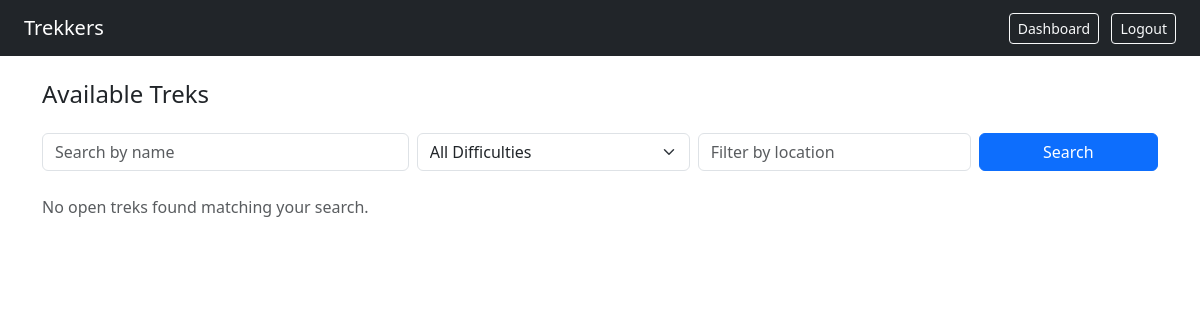
Page /user/treks (signed in) on the earlier database version.
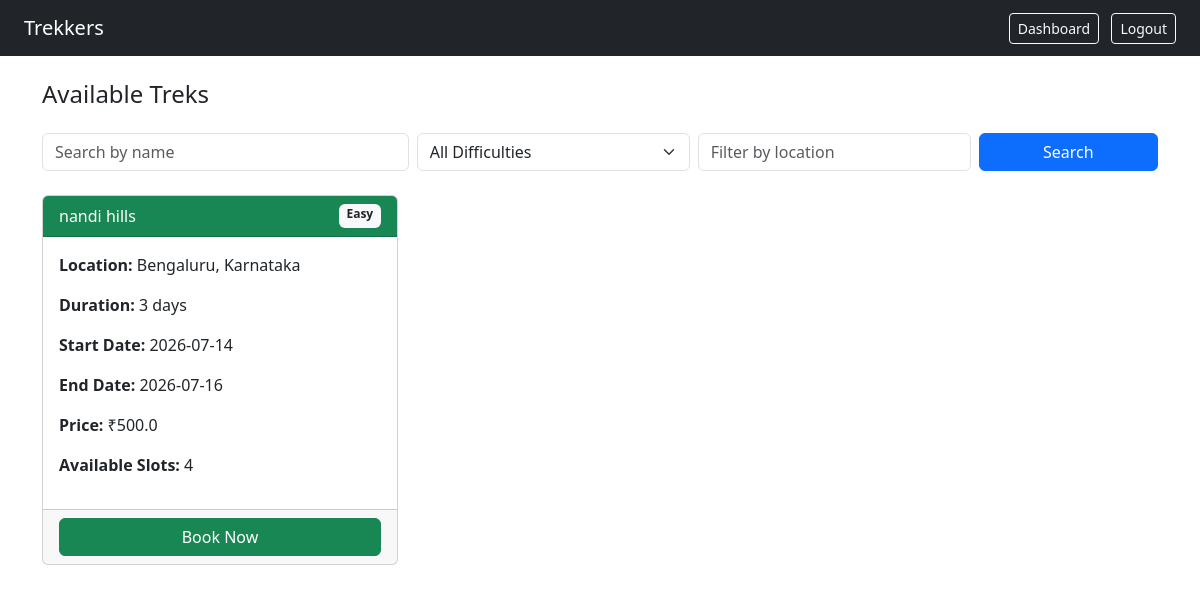
Same page on the later database version.
### models.py (models this page shows)
class Trek(db.Model):
    id = db.Column(db.Integer, primary_key=True)
    name = db.Column(db.String(50), nullable=False)
    location = db.Column(db.String(100), nullable=False)
    difficulty = db.Column(db.String(50), nullable=False)
    duration = db.Column(db.String(50), nullable=False)
    total_slots = db.Column(db.Integer, nullable=False)
    available_slots = db.Column(db.Integer, nullable=False)
    assigned_staffid = db.Column(db.Integer, db.ForeignKey('user.id'), nullable=True)
    start_date = db.Column(db.Date, nullable=False)
    end_date = db.Column(db.Date, nullable=False)
    status = db.Column(db.String(50), nullable=False)
    price = db.Column(db.Float, nullable=False)
    bookings = db.relationship('Booking', backref='trek', lazy=True)

### routes.py (the view)
@app.route('/user/treks')
@login_required
def user_treks():
    if current_user.role != 'trekker':
        flash('Access Denied')
        return redirect(url_for('login'))
    difficulty = request.args.get('difficulty','')
    location = request.args.get('location', '')
    search = request.args.get('search', '')
    query = Trek.query.filter_by(status='Open')
    if difficulty:
        query = query.filter_by(difficulty=difficulty)
    if location:
        query = query.filter(Trek.location.ilike(f'%{location}%'))
    if search:
        query = query.filter(Trek.name.ilike(f'%{search}%'))
    treks = query.all()
    return render_template('user_treks.html',
        treks=treks,
        difficulty=difficulty,
        location=location,
        search=search
    )

### routes.py (called while the page is built)
@login_manager.user_loader
def load_user(user_id):
    return User.query.get(int(user_id))

### templates/user_treks.html (shortened to what this page needs)
<!DOCTYPE html>
<html>
<head>
    <link rel="stylesheet" href="https://cdn.jsdelivr.net/npm/bootstrap@5.3.0/dist/css/bootstrap.min.css">
</head>
<body>
<nav class="navbar navbar-dark bg-dark px-4">
    <span class="navbar-brand">Trekkers</span>
    <div>
        <a href="/user/dashboard" class="btn btn-outline-light btn-sm me-2">Dashboard</a>
        <a href="/logout" class="btn btn-outline-light btn-sm">Logout</a>
    </div>
</nav>
<div class="container mt-4">
    <h4>Available Treks</h4>
    <form method="GET" class="row g-2 mt-3 mb-4">
        <div class="col-md-4">
            <input type="text" name="search" class="form-control"
                placeholder="Search by name" value="{{ search }}">
        </div>
        <div class="col-md-3">
            <select name="difficulty" class="form-select">
                <option value="">All Difficulties</option>
            </select>
        </div>
        <div class="col-md-3">
            <input type="text" name="location" class="form-control"
                placeholder="Filter by location" value="{{ location }}">
        </div>
        <div class="col-md-2">
            <button type="submit" class="btn btn-primary w-100">Search</button>
        </div>
    </form>
    {% if treks %}
    <div class="row">
        {% for trek in treks %}
        <div class="col-md-4 mb-4">
            <div class="card h-100">
                <div class="card-header bg-success text-white d-flex justify-content-between">
                    <span>{{ trek.name }}</span>
                    <span class="badge bg-light text-dark">{{ trek.difficulty }}</span>
                </div>
                <div class="card-body">
                    <p><strong>Location:</strong> {{ trek.location }}</p>
                    <p><strong>Duration:</strong> {{ trek.duration }} days</p>
                    <p><strong>Start Date:</strong> {{ trek.start_date }}</p>
                    <p><strong>End Date:</strong> {{ trek.end_date }}</p>
                    <p><strong>Price:</strong> ₹{{ trek.price }}</p>
                    <p><strong>Available Slots:</strong> {{ trek.available_slots }}</p>
                </div>
                <div class="card-footer">
                    <a href="/user/trek/{{ trek.id }}/book" class="btn btn-success w-100">Book Now</a>
                </div>
            </div>
        </div>
        {% endfor %}
    </div>
    {% else %}
        <p class="text-muted">No open treks found matching your search.</p>
    {% endif %}
</div>
</body>
</html>

Differences in the rows shown:
added Trek: name "nandi hills", difficulty "Easy", location "Bengaluru, Karnataka", duration "3", start_date "2026-07-14", end_date "2026-07-16", price "500.0", available_slots "4"
Other differences:
text no longer shown: "No open treks found matching your search."
